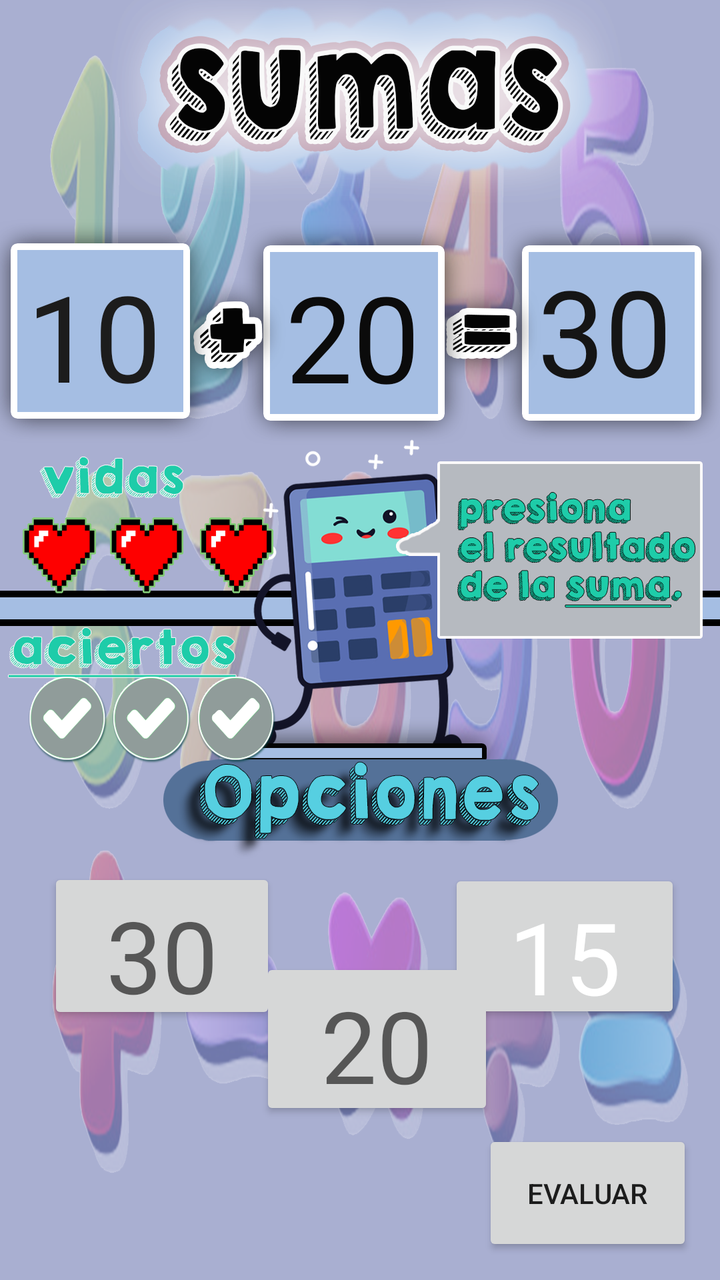
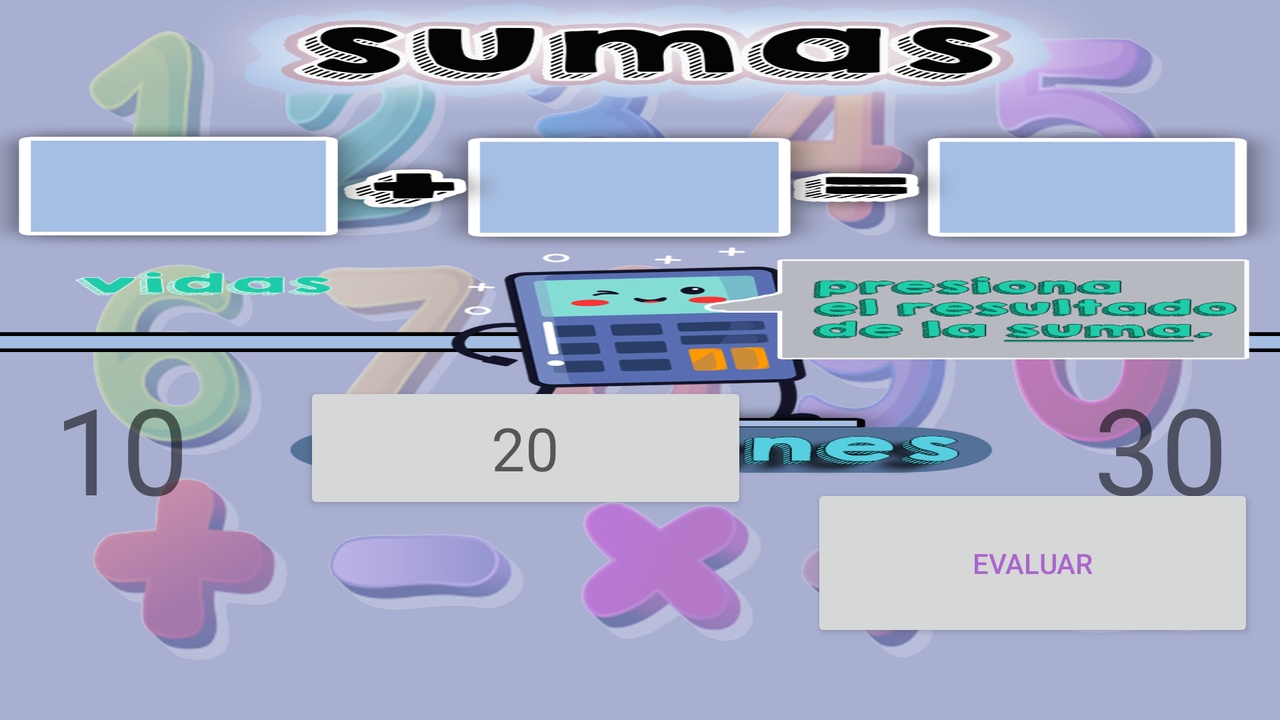

Compare how this app lays out the same screen by default and in its alternative resource folder. The renders come first, then the two layout files and the values they reference.
<!-- AndroidManifest.xml: application theme Theme.AppCompat.Light.NoActionBar -->
<!-- res/layout/activity_sumas.xml -->
<?xml version="1.0" encoding="utf-8"?>
<androidx.constraintlayout.widget.ConstraintLayout xmlns:android="http://schemas.android.com/apk/res/android"
    xmlns:app="http://schemas.android.com/apk/res-auto"
    xmlns:tools="http://schemas.android.com/tools"
    android:layout_width="match_parent"
    android:layout_height="match_parent"
    android:background="@drawable/sumasaciertos"
    tools:context=".Sumas">

    <Button
        android:id="@+id/btnsum2"
        android:layout_width="117dp"
        android:layout_height="81dp"
        android:layout_marginBottom="80dp"
        android:text="@string/btnsum2"
        android:textAppearance="@style/TextAppearance.AppCompat.Display1"
        android:textSize="50sp"
        app:layout_constraintBottom_toBottomOf="parent"
        app:layout_constraintEnd_toStartOf="@+id/btnsum3"
        app:layout_constraintHorizontal_bias="0.266"
        app:layout_constraintStart_toEndOf="@+id/btnsum1" />

    <Button
        android:id="@+id/btnevaluar"
        android:layout_width="105dp"
        android:layout_height="63dp"
        android:text="@string/btnevaluar2"
        app:layout_constraintBottom_toBottomOf="parent"
        app:layout_constraintEnd_toEndOf="parent"
        app:layout_constraintHorizontal_bias="0.947"
        app:layout_constraintStart_toStartOf="parent"
        app:layout_constraintTop_toTopOf="parent"
        app:layout_constraintVertical_bias="0.979" />

    <Button
        android:id="@+id/btnsum3"
        android:layout_width="116dp"
        android:layout_height="77dp"
        android:text="@string/btnsum3"
        android:textAppearance="@style/TextAppearance.AppCompat.Display1"
        android:textColor="#FFFFFF"
        android:textSize="50sp"
        app:layout_constraintBottom_toBottomOf="parent"
        app:layout_constraintEnd_toEndOf="parent"
        app:layout_constraintHorizontal_bias="0.815"
        app:layout_constraintStart_toEndOf="@+id/btnsum1"
        app:layout_constraintTop_toTopOf="parent"
        app:layout_constraintVertical_bias="0.772" />

    <Button
        android:id="@+id/btnsum1"
        android:layout_width="114dp"
        android:layout_height="78dp"
        android:text="@string/btnsum1"
        android:textAppearance="@style/TextAppearance.AppCompat.Display1"
        android:textSize="50sp"
        app:layout_constraintBottom_toBottomOf="parent"
        app:layout_constraintEnd_toEndOf="parent"
        app:layout_constraintHorizontal_bias="0.097"
        app:layout_constraintStart_toStartOf="parent"
        app:layout_constraintTop_toTopOf="parent"
        app:layout_constraintVertical_bias="0.772" />

    <TextView
        android:id="@+id/cuadro2"
        android:layout_width="75dp"
        android:layout_height="76dp"
        android:text="@string/cuadro2"
        android:textColor="#0B0B0B"
        android:textSize="60sp"
        app:layout_constraintBottom_toBottomOf="parent"
        app:layout_constraintEnd_toEndOf="parent"
        app:layout_constraintStart_toStartOf="parent"
        app:layout_constraintTop_toTopOf="parent"
        app:layout_constraintVertical_bias="0.227" />

    <TextView
        android:id="@+id/cuadro1"
        android:layout_width="wrap_content"
        android:layout_height="wrap_content"
        android:text="@string/cuadro1"
        android:textColor="#1C1C1C"
        android:textSize="60sp"
        app:layout_constraintBottom_toBottomOf="parent"
        app:layout_constraintEnd_toEndOf="parent"
        app:layout_constraintHorizontal_bias="0.046"
        app:layout_constraintStart_toStartOf="parent"
        app:layout_constraintTop_toTopOf="parent"
        app:layout_constraintVertical_bias="0.228" />

    <TextView
        android:id="@+id/resultado1"
        android:layout_width="wrap_content"
        android:layout_height="wrap_content"
        android:text="@string/res1"
        android:textColor="#151515"
        android:textSize="60sp"
        app:layout_constraintBottom_toBottomOf="parent"
        app:layout_constraintEnd_toEndOf="parent"
        app:layout_constraintHorizontal_bias="0.918"
        app:layout_constraintStart_toStartOf="parent"
        app:layout_constraintTop_toTopOf="parent"
        app:layout_constraintVertical_bias="0.223" />

    <ImageView
        android:id="@+id/iv_vidas"
        android:layout_width="135dp"
        android:layout_height="54dp"
        app:layout_constraintBottom_toBottomOf="parent"
        app:layout_constraintEnd_toEndOf="parent"
        app:layout_constraintHorizontal_bias="0.036"
        app:layout_constraintStart_toStartOf="parent"
        app:layout_constraintTop_toTopOf="parent"
        app:layout_constraintVertical_bias="0.428"
        app:srcCompat="@drawable/tresvidas" />

    <ImageView
        android:id="@+id/iv_aciertos"
        android:layout_width="125dp"
        android:layout_height="53dp"
        app:layout_constraintBottom_toBottomOf="parent"
        app:layout_constraintEnd_toEndOf="parent"
        app:layout_constraintHorizontal_bias="0.055"
        app:layout_constraintStart_toStartOf="parent"
        app:layout_constraintTop_toTopOf="parent"
        app:layout_constraintVertical_bias="0.568"
        app:srcCompat="@drawable/sinaciertost" />

</androidx.constraintlayout.widget.ConstraintLayout>
<!-- resources referenced by this layout -->
<resources>
  <!-- drawable sinaciertost: png bitmap (drawable, 94590 bytes) -->
  <!-- drawable sumasaciertos: png bitmap (drawable, 731167 bytes) -->
  <!-- drawable tresvidas: png bitmap (drawable, 16428 bytes) -->
  <string name="btnevaluar2">Evaluar</string>
  <string name="btnsum1">30</string>
  <string name="btnsum2">20</string>
  <string name="btnsum3">15</string>
  <string name="cuadro1">10</string>
  <string name="cuadro2">20</string>
  <string name="res1">30</string>
</resources>
<!-- res/layout-land/activity_sumas.xml (the repository's variant of the layout above) -->
<!-- drawn on the phone turned sideways -->
<?xml version="1.0" encoding="utf-8"?>
<androidx.constraintlayout.widget.ConstraintLayout xmlns:android="http://schemas.android.com/apk/res/android"
    xmlns:app="http://schemas.android.com/apk/res-auto"
    xmlns:tools="http://schemas.android.com/tools"
    android:layout_width="match_parent"
    android:layout_height="match_parent"
    android:background="@drawable/suma1"
    tools:context=".Sumas">

    <TextView
        android:id="@+id/cuadro2"
        android:layout_width="wrap_content"
        android:layout_height="wrap_content"
        android:layout_marginTop="184dp"
        android:text="@string/cuadro2"
        android:textSize="60sp"
        app:layout_constraintEnd_toEndOf="parent"
        app:layout_constraintStart_toStartOf="parent"
        app:layout_constraintTop_toTopOf="parent" />

    <TextView
        android:id="@+id/cuadro1"
        android:layout_width="wrap_content"
        android:layout_height="wrap_content"
        android:layout_marginStart="27dp"
        android:layout_marginLeft="27dp"
        android:text="@string/cuadro1"
        android:textSize="60sp"
        app:layout_constraintBaseline_toBaselineOf="@+id/cuadro2"
        app:layout_constraintStart_toStartOf="parent" />

    <TextView
        android:id="@+id/resultado1"
        android:layout_width="wrap_content"
        android:layout_height="wrap_content"
        android:layout_marginEnd="26dp"
        android:layout_marginRight="26dp"
        android:text="@string/res1"
        android:textSize="60sp"
        app:layout_constraintBaseline_toBaselineOf="@+id/cuadro2"
        app:layout_constraintEnd_toEndOf="parent" />

    <Button
        android:id="@+id/btnsum1"
        android:layout_width="0dp"
        android:layout_height="75dp"
        android:layout_marginStart="30dp"
        android:layout_marginLeft="30dp"
        android:layout_marginTop="243dp"
        android:layout_marginEnd="155dp"
        android:layout_marginRight="155dp"
        android:layout_marginBottom="241dp"
        android:text="@string/btnsum1"
        android:textAppearance="@style/TextAppearance.AppCompat.Display1"
        android:textSize="36sp"
        app:layout_constraintBottom_toBottomOf="parent"
        app:layout_constraintEnd_toStartOf="@+id/btnsum3"
        app:layout_constraintStart_toStartOf="parent"
        app:layout_constraintTop_toBottomOf="@+id/cuadro1" />

    <Button
        android:id="@+id/btnsum2"
        android:layout_width="0dp"
        android:layout_height="66dp"
        android:layout_marginStart="152dp"
        android:layout_marginLeft="152dp"
        android:layout_marginEnd="32dp"
        android:layout_marginRight="32dp"
        android:layout_marginBottom="103dp"
        android:text="@string/btnsum2"
        android:textAppearance="@style/TextAppearance.AppCompat.Display1"
        android:textSize="30sp"
        app:layout_constraintBottom_toBottomOf="parent"
        app:layout_constraintEnd_toStartOf="@+id/btneva1"
        app:layout_constraintStart_toStartOf="parent" />

    <Button
        android:id="@+id/btnsum3"
        android:layout_width="0dp"
        android:layout_height="70dp"
        android:layout_marginTop="245dp"
        android:layout_marginEnd="24dp"
        android:layout_marginRight="24dp"
        android:layout_marginBottom="244dp"
        android:text="@string/btnsum3"
        android:textAppearance="@style/TextAppearance.AppCompat.Display1"
        android:textSize="30sp"
        app:layout_constraintBottom_toBottomOf="parent"
        app:layout_constraintEnd_toEndOf="parent"
        app:layout_constraintStart_toEndOf="@+id/btnsum1"
        app:layout_constraintTop_toBottomOf="@+id/resultado1" />

    <Button
        android:id="@+id/btneva1"
        android:layout_width="0dp"
        android:layout_height="79dp"
        android:layout_marginTop="51dp"
        android:layout_marginEnd="13dp"
        android:layout_marginRight="13dp"
        android:layout_marginBottom="39dp"
        android:text="@string/btnevaular"
        android:textColor="@android:color/holo_purple"
        app:layout_constraintBottom_toBottomOf="parent"
        app:layout_constraintEnd_toEndOf="parent"
        app:layout_constraintStart_toEndOf="@+id/btnsum2"
        app:layout_constraintTop_toTopOf="@+id/btnsum2" />

</androidx.constraintlayout.widget.ConstraintLayout>
<!-- resources referenced by the variant -->
<!-- as the phone turned sideways resolves them -->
<resources>
  <!-- drawable suma1: png bitmap (drawable, 718131 bytes) -->
  <string name="btnevaular">Evaluar</string>
  <string name="btnsum1">30</string>
  <string name="btnsum2">20</string>
  <string name="btnsum3">15</string>
  <string name="cuadro1">10</string>
  <string name="cuadro2">20</string>
  <string name="res1">30</string>
</resources>
